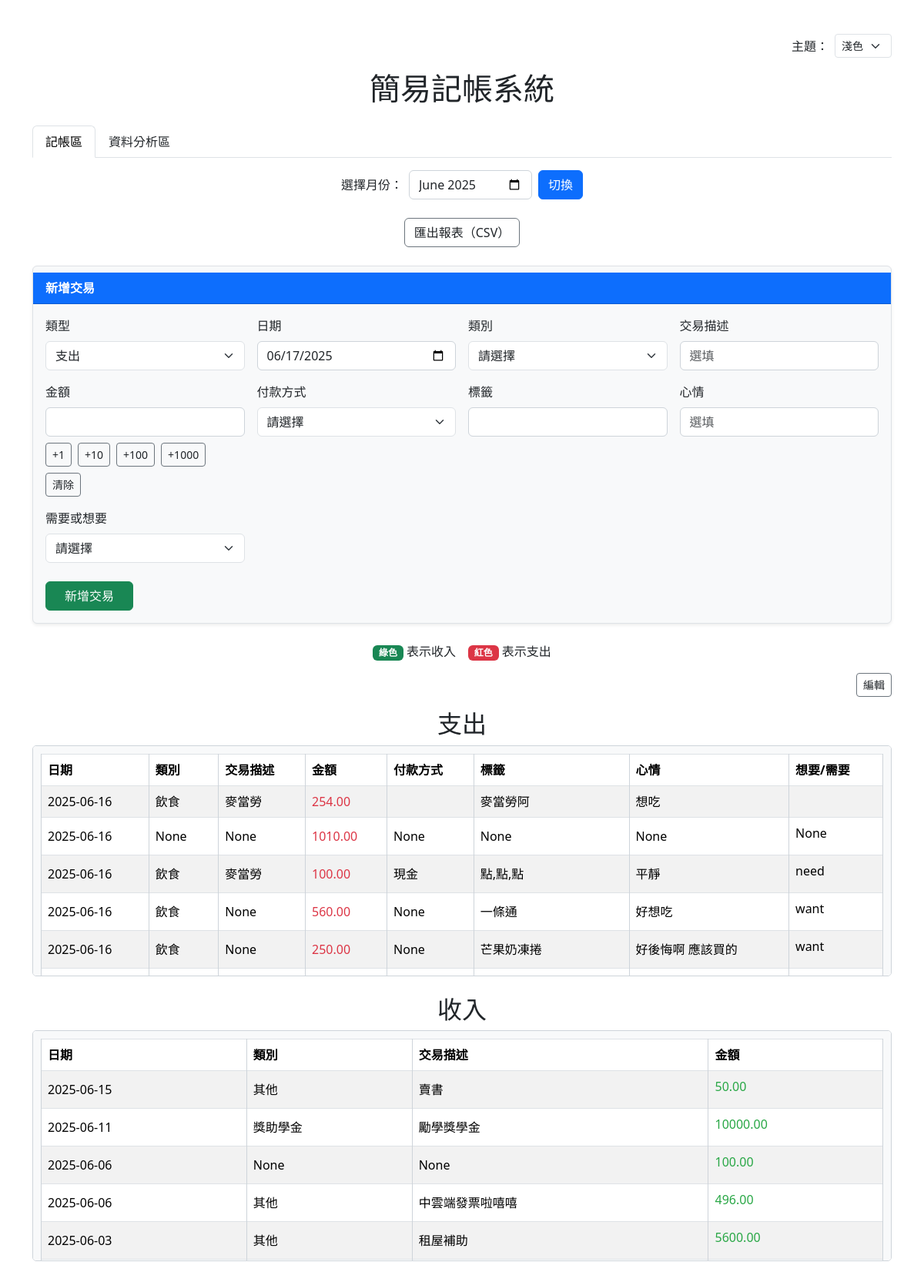
The page / on the database its author committed.
### tables this page shows
CREATE TABLE expense (id INTEGER PRIMARY KEY AUTOINCREMENT, amount REAL NOT NULL, date TEXT NOT NULL, category TEXT, description TEXT, payment_method TEXT, tags TEXT, mood TEXT, need_or_want TEXT);

CREATE TABLE income (id INTEGER PRIMARY KEY AUTOINCREMENT, amount REAL NOT NULL, date TEXT NOT NULL, category TEXT, description TEXT);

### app.py (the view, shortened to what this page needs)
@app.route('/', methods=['GET', 'POST'])
def index():
    now = datetime.now()
    month_input = request.args.get('month_select')
    if month_input:
        year, month = month_input.split('-')
    else:
        year = request.args.get('year', str(now.year))
        month = request.args.get('month', str(now.month).zfill(2))
    expenses, incomes = get_expense_income(f"{year}-{month.zfill(2)}")
    return render_template('index.html',
                           year=year,
                           month=month,
                           expenses=expenses,
                           incomes=incomes)

### app.py (called while the page is built)
def get_expense_income(year_month):
    with sqlite3.connect(DB_PATH) as conn:
        c = conn.cursor()
        c.execute("""
            SELECT id, date, category, description, amount, payment_method, tags, mood, need_or_want
            FROM expense
            WHERE date LIKE ?
            ORDER BY date DESC
        """, (year_month + '%',))
        expenses = c.fetchall()
        c.execute("""
            SELECT id, date, category, description, amount
            FROM income
            WHERE date LIKE ?
            ORDER BY date DESC
        """, (year_month + '%',))
        incomes = c.fetchall()
    return expenses, incomes

### templates/index.html (shortened to what this page needs)
<!DOCTYPE html>
<html lang="zh-Hant" data-bs-theme="light">
<head>
  <link href="https://cdn.jsdelivr.net/npm/bootstrap@5.3.3/dist/css/bootstrap.min.css" rel="stylesheet" />
  <link rel="stylesheet" href="{{ url_for('static', filename='css/style.css') }}" />
</head>
<body>
<div class="container my-4">
  <div class="d-flex justify-content-end mb-3 align-items-center gap-2">
    <label for="themeSelect" class="form-label m-0">主題：</label>
    <select id="themeSelect" class="form-select form-select-sm w-auto">
      <option value="light">淺色</option>
    </select>
  </div>
  <h1 class="text-center mb-4">簡易記帳系統</h1>
  <ul class="nav nav-tabs mb-3" id="mainTab" role="tablist">
    <li class="nav-item" role="presentation">
      <button class="nav-link active" id="tab-record" data-bs-toggle="tab" data-bs-target="#recordSection" type="button" role="tab" aria-controls="recordSection" aria-selected="true">
        記帳區
      </button>
    </li>
    <li class="nav-item" role="presentation">
      <button class="nav-link" id="tab-analysis" data-bs-toggle="tab" data-bs-target="#analysisSection" type="button" role="tab" aria-controls="analysisSection" aria-selected="false">
        資料分析區
      </button>
    </li>
  </ul>
<div class="tab-content" id="mainTabContent">
  <div class="tab-pane fade show active" id="recordSection" role="tabpanel" aria-labelledby="tab-record">
    <form method="get" action="/" class="d-flex justify-content-center mb-4 align-items-center gap-2">
      <label for="dateInput" class="form-label mb-0">選擇月份：</label>
      <input type="month" id="dateInput" name="month_select" class="form-control w-auto" style="max-width: 160px;" value="{{ year }}-{{ month }}">
      <button type="submit" class="btn btn-primary">切換</button>
    </form>
    <form id="exportForm" method="get" action="/export_csv" class="text-center mb-4">
      <button type="submit" class="btn btn-outline-success">匯出報表（CSV）</button>
    </form>
    <div class="card mb-4 shadow-sm border">
      <div class="card-header fw-bold bg-primary text-white">新增交易</div>
      <div class="card-body">
        <form id="addTransactionForm">
          <div class="row g-3">
            <div class="col-md-3">
              <label for="typeSelect" class="form-label">類型</label>
              <select id="typeSelect" name="type" class="form-select" required>
                <option value="expense" selected>支出</option>
              </select>
            </div>
            <div id="commonFields" class="col-md-3" style="display: none;">
              <label for="transactionDate" class="form-label">日期</label>
              <input type="date" id="transactionDate" name="date" class="form-control" required>
            </div>
            <div id="commonCategory" class="col-md-3" style="display: none;">
              <label for="categoryField" class="form-label">類別</label>
              <select id="categoryField" name="category" class="form-select" placeholder="選填">
                <option value="">請選擇</option>
              </select>
            </div>
            <div id="commonDesc" class="col-md-3" style="display: none;">
              <label for="descriptionField" class="form-label">交易描述</label>
              <input type="text" id="descriptionField" name="description" class="form-control" placeholder="選填">
            </div>
            <div id="commonAmount" class="col-md-3" style="display: none;">
              <label for="amountField" class="form-label">金額</label>
              <input type="number" id="amountField" name="amount" class="form-control" min="0" step="1" required >
              <div id="amountButtons" class="mt-2 d-flex gap-2 flex-wrap" style="display: none;">
                <button type="button" class="btn btn-outline-secondary btn-sm amount-btn" data-val="1">+1</button>
                <button type="button" class="btn btn-outline-secondary btn-sm amount-btn" data-val="10">+10</button>
                <button type="button" class="btn btn-outline-secondary btn-sm amount-btn" data-val="100">+100</button>
                <button type="button" class="btn btn-outline-secondary btn-sm amount-btn" data-val="1000">+1000</button>
                <button type="button" class="btn btn-outline-warning btn-sm clear-btn">清除</button>
              </div>
            </div>
            <div id="expenseFields" class="col-md-3" style="display: none;">
              <label for="paymentMethod" class="form-label">付款方式</label>
              <select id="paymentMethod" name="payment_method" class="form-select">
                <option value="">請選擇</option>
              </select>
            </div>
            <div id="expenseTags" class="col-md-3" style="display: none;">
              <label for="tagsField" class="form-label">標籤</label>
              <input type="text" id="tagsField" name="tags" class="form-control">
            </div>
            <div id="expenseMood" class="col-md-3" style="display: none;">
              <label for="moodField" class="form-label">心情</label>
              <input type="text" id="moodField" name="mood" class="form-control" placeholder="選填">
            </div>
            <div id="expenseNeed" class="col-md-3" style="display: none;">
              <label for="needOrWant" class="form-label">需要或想要</label>
              <select id="needOrWant" name="need_or_want" class="form-select">
                <option value="">請選擇</option>
              </select>
            </div>
          </div>
          <div class="mt-4">
            <button type="submit" class="btn btn-success px-4">新增交易</button>
          </div>
        </form>
      </div>
    </div>
      <div class="d-flex justify-content-center mb-3 gap-3">
        <span><span class="badge bg-success">綠色</span> 表示收入</span>
        <span><span class="badge bg-danger">紅色</span> 表示支出</span>
      </div>
      <section>
        <div class="edit-buttons d-flex justify-content-end mb-3 gap-2">
          <button type="button" class="btn btn-outline-primary btn-sm">編輯</button>
        </div>
        <h2>支出</h2>
        <div class="transaction-container mb-4">
          <table class="table table-striped table-bordered">
            <thead>
              <tr>
                <th>日期</th><th>類別</th><th>交易描述</th><th>金額</th>
                <th>付款方式</th><th>標籤</th><th>心情</th><th>想要/需要</th>
              </tr>
            </thead>
            <tbody data-type="expense">
              {% for e in expenses %}
              <tr data-row-id="{{ e[0] }}" data-type="expense">
                <td><span class="view-mode">{{ e[1] }}</span><input type="date" class="form-control edit-input d-none" value="{{ e[1] }}"></td>
                <td><span class="view-mode">{{ e[2] }}</span><input type="text" class="form-control edit-input d-none" value="{{ e[2] }}"></td>
                <td><span class="view-mode">{{ e[3] }}</span><input type="text" class="form-control edit-input d-none" value="{{ e[3] }}"></td>
                <td class="expense"><span class="view-mode">{{ '%.2f'|format(e[4]) }}</span><input type="number" class="form-control edit-input d-none" value="{{ '%.2f'|format(e[4]) }}"></td>
                <td><span class="view-mode">{{ e[5] }}</span><input type="text" class="form-control edit-input d-none" value="{{ e[5] }}"></td>
                <td><span class="view-mode">{{ e[6] }}</span><input type="text" class="form-control edit-input d-none" value="{{ e[6] }}"></td>
                <td><span class="view-mode">{{ e[7] }}</span><input type="text" class="form-control edit-input d-none" value="{{ e[7] }}"></td>
                <td>
                  <span class="view-mode">{{ e[8] }}</span>
                </td>
              </tr>
              {% endfor %}
            </tbody>
          </table>
        </div>
        <h2>收入</h2>
        <div class="transaction-container mb-4">
          <table class="table table-striped table-bordered">
            <thead>
              <tr><th>日期</th><th>類別</th><th>交易描述</th><th>金額</th></tr>
            </thead>
            <tbody data-type="income">
              {% for i in incomes %}
              <tr data-row-id="{{ i[0] }}" data-type="income">
                <td><span class="view-mode">{{ i[1] }}</span><input type="date" class="form-control edit-input d-none" value="{{ i[1] }}"></td>
                <td><span class="view-mode">{{ i[2] }}</span><input type="text" class="form-control edit-input d-none" value="{{ i[2] }}"></td>
                <td><span class="view-mode">{{ i[3] }}</span><input type="text" class="form-control edit-input d-none" value="{{ i[3] }}"></td>
                <td class="income">
                  <span class="view-mode">{{ '%.2f'|format(i[4]) }}</span>
                </td>
              </tr>
              {% endfor %}
            </tbody>
          </table>
        </div>
      </section>
    </div>
  </div>
</div>
</body>
</html>

### static/css/style.css (style rules this page uses)
:root { --bg-color: #ffffff; --text-color: #212529; --card-bg: #f8f9fa; --table-header-bg: #dee2e6; --table-alt-bg: #f2f2f2; --border-color: #ced4da; --scrollbar-track: #f0f0f0; --scrollbar-thumb: #adb5bd; --btn-outline: #6c757d; --btn-hover: #5c636a; }
body { background-color: var(--bg-color); color: var(--text-color); font-family: 'Segoe UI', Tahoma, Geneva, Verdana, sans-serif; margin: 0; padding: 20px; }
h1, h2, h3, h5 { text-align: center; color: var(--text-color); }
label, .form-label, .nav-link { color: var(--text-color); }
html, body { border: 0; outline: 0; box-shadow: none !important; }
.transaction-container { max-height: 300px; overflow-y: auto; background-color: var(--card-bg); border: 1px solid var(--border-color); border-radius: 5px; padding: 10px; }
table { width: 100%; border-collapse: collapse; }
table th, table td { border: 1px solid var(--border-color); background-color: var(--card-bg); color: var(--text-color); vertical-align: middle; padding: 0.5rem; }
table thead { background-color: var(--table-header-bg); color: var(--text-color); }
table tbody tr:nth-child(even) { background-color: var(--table-alt-bg); }
.income { color: #28a745 !important; }
.expense { color: #dc3545 !important; }
.card { background-color: var(--card-bg); border: 1px solid var(--border-color); }
.card-header { background-color: #0d6efd; color: #fff; }
input[type="text"], input[type="date"], input[type="number"], select, textarea, .form-control { background-color: var(--bg-color); color: var(--text-color); border: 1px solid var(--border-color); }
.btn-outline-secondary, .btn-outline-primary, .btn-outline-warning, .btn-outline-success, .btn-outline-danger { border-color: var(--btn-outline); color: var(--text-color); }
.edit-buttons { text-align: right; }

### rows shown on the page
expense: date "2025-06-16", category "飲食", description "麥當勞", amount "254.00", tags "麥當勞阿", mood "想吃"
expense: date "2025-06-16", e "None", amount "1010.00"
expense: date "2025-06-16", category "飲食", description "麥當勞", amount "100.00", payment_method "現金", tags "點,點,點", mood "平靜", need_or_want "need"
expense: date "2025-06-16", category "飲食", e "None", amount "560.00", tags "一條通", mood "好想吃", need_or_want "want"
expense: date "2025-06-16", category "飲食", e "None", amount "250.00", tags "芒果奶凍捲", mood "好後悔啊 應該買的", need_or_want "want"
income: date "2025-06-15", category "其他", description "賣書", amount "50.00"
income: date "2025-06-11", category "獎助學金", description "勵學獎學金", amount "10000.00"
income: date "2025-06-06", i "None", amount "100.00"
income: date "2025-06-06", category "其他", description "中雲端發票啦嘻嘻", amount "496.00"
income: date "2025-06-03", category "其他", description "租屋補助", amount "5600.00"
